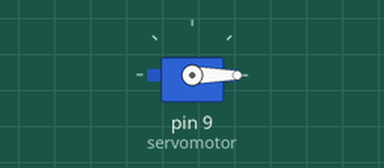
Recording of a sketch running on a simulated Arduino Uno, built with avr-gcc and run on an emulated ATmega328P. On the bench: servo.

Above: at 0.05 s.
At 1.7 s:
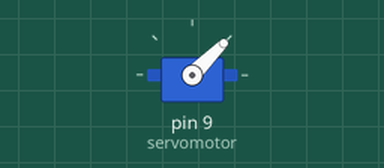
At 3.4 s:
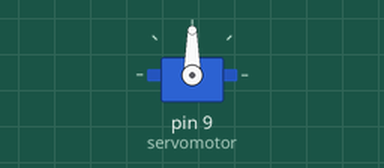
At 6.8 s:
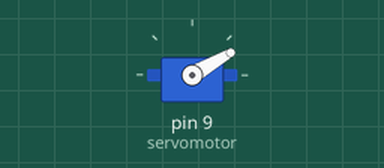
Timing chart, 0 to 8.9 s (numbered marks = the images above):
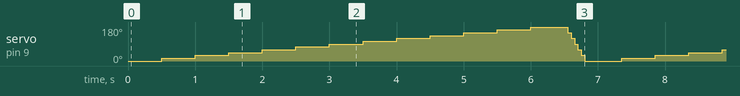

Measured:
- by itself, servo on pin 9 (servomotor): repeats every 6.9 s: 30° 0.50 s, 45° 0.50 s, 60° 0.50 s, 75° 0.50 s, 90° 0.50 s, 105° 0.50 s, 120° 0.50 s, 135° 0.50 s, 150° 0.50 s, 165° 0.50 s, 180° 0.55 s, 150° 0.05 s, 120° 0.05 s, 90° 0.05 s, 60° 0.05 s, 30° 0.05 s, 0° 0.55 s, 15° 0.50 s

The sketch:

servo.ino
```cpp
#include <Servo.h>

Servo servomotor;

int x;
int y;

void setup() {
  servomotor.attach(9);

}

void loop() {

  for(x=0 ; x<=180 ; x+=15){
    servomotor.write(x);
    delay(500);
  }

  for(y=180 ; y>=0 ; y-=30){
    servomotor.write(y);
    delay(50);
  }


}
```
